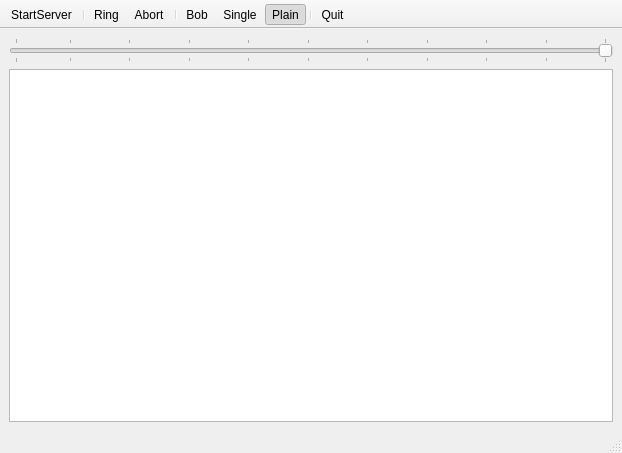
<?xml version="1.0" encoding="UTF-8"?>
<ui version="4.0">
 <class>MainWindowBase</class>
 <widget class="QMainWindow" name="MainWindowBase">
  <property name="geometry">
   <rect>
    <x>0</x>
    <y>0</y>
    <width>622</width>
    <height>453</height>
   </rect>
  </property>
  <property name="contextMenuPolicy">
   <enum>Qt::NoContextMenu</enum>
  </property>
  <property name="windowTitle">
   <string>Bells</string>
  </property>
  <property name="windowIcon">
   <iconset>
    <normaloff>:/resources/Ring.svg</normaloff>:/resources/Ring.svg</iconset>
  </property>
  <widget class="QWidget" name="centralwidget">
   <property name="enabled">
    <bool>true</bool>
   </property>
   <layout class="QGridLayout" name="gridLayout">
    <item row="0" column="0" colspan="2">
     <widget class="QSlider" name="NoteLength">
      <property name="toolTip">
       <string>Ringing Speed</string>
      </property>
      <property name="autoFillBackground">
       <bool>true</bool>
      </property>
      <property name="tracking">
       <bool>true</bool>
      </property>
      <property name="orientation">
       <enum>Qt::Horizontal</enum>
      </property>
      <property name="invertedAppearance">
       <bool>true</bool>
      </property>
      <property name="invertedControls">
       <bool>false</bool>
      </property>
      <property name="tickPosition">
       <enum>QSlider::TicksBothSides</enum>
      </property>
      <property name="tickInterval">
       <number>10</number>
      </property>
     </widget>
    </item>
    <item row="1" column="0" colspan="2">
     <widget class="QTextEdit" name="Console">
      <property name="minimumSize">
       <size>
        <width>256</width>
        <height>192</height>
       </size>
      </property>
     </widget>
    </item>
   </layout>
  </widget>
  <widget class="QStatusBar" name="statusbar"/>
  <widget class="QToolBar" name="toolBar">
   <property name="windowTitle">
    <string>toolBar</string>
   </property>
   <property name="movable">
    <bool>false</bool>
   </property>
   <property name="floatable">
    <bool>true</bool>
   </property>
   <attribute name="toolBarArea">
    <enum>TopToolBarArea</enum>
   </attribute>
   <attribute name="toolBarBreak">
    <bool>false</bool>
   </attribute>
   <addaction name="actionReStartServer"/>
   <addaction name="separator"/>
   <addaction name="actionRing"/>
   <addaction name="actionAbort"/>
   <addaction name="separator"/>
   <addaction name="actionBob"/>
   <addaction name="actionSingle"/>
   <addaction name="actionPlain"/>
   <addaction name="separator"/>
   <addaction name="actionQuit"/>
  </widget>
  <widget class="QMenuBar" name="menuBar">
   <property name="geometry">
    <rect>
     <x>0</x>
     <y>0</y>
     <width>622</width>
     <height>20</height>
    </rect>
   </property>
  </widget>
  <action name="actionRing">
   <property name="checkable">
    <bool>false</bool>
   </property>
   <property name="checked">
    <bool>false</bool>
   </property>
   <property name="enabled">
    <bool>true</bool>
   </property>
   <property name="icon">
    <iconset>
     <normaloff>:/resources/Ring.svg</normaloff>
     <normalon>:/resources/Ring.svg</normalon>:/resources/Ring.svg</iconset>
   </property>
   <property name="text">
    <string>Ring</string>
   </property>
   <property name="toolTip">
    <string notr="true">Ring</string>
   </property>
  </action>
  <action name="actionAbort">
   <property name="icon">
    <iconset>
     <normaloff>:/resources/Abort.svg</normaloff>:/resources/Abort.svg</iconset>
   </property>
   <property name="text">
    <string>Abort</string>
   </property>
   <property name="toolTip">
    <string>Abort</string>
   </property>
  </action>
  <action name="actionQuit">
   <property name="text">
    <string>Quit</string>
   </property>
  </action>
  <action name="actionReStartServer">
   <property name="icon">
    <iconset>
     <normaloff>:/resources/Server.svg</normaloff>:/resources/Server.svg</iconset>
   </property>
   <property name="text">
    <string>StartServer</string>
   </property>
   <property name="toolTip">
    <string>StartServer</string>
   </property>
  </action>
  <action name="actionBob">
   <property name="checkable">
    <bool>true</bool>
   </property>
   <property name="checked">
    <bool>false</bool>
   </property>
   <property name="text">
    <string>Bob</string>
   </property>
  </action>
  <action name="actionSingle">
   <property name="checkable">
    <bool>true</bool>
   </property>
   <property name="text">
    <string>Single</string>
   </property>
  </action>
  <action name="actionMethod">
   <property name="checkable">
    <bool>true</bool>
   </property>
   <property name="text">
    <string>Method</string>
   </property>
  </action>
  <action name="actionCall_Changes">
   <property name="checkable">
    <bool>true</bool>
   </property>
   <property name="text">
    <string>Call Changes</string>
   </property>
  </action>
  <action name="actionPlain">
   <property name="checkable">
    <bool>true</bool>
   </property>
   <property name="checked">
    <bool>true</bool>
   </property>
   <property name="text">
    <string>Plain</string>
   </property>
   <property name="toolTip">
    <string>Plain</string>
   </property>
  </action>
 </widget>
 <resources/>
 <connections/>
</ui>
